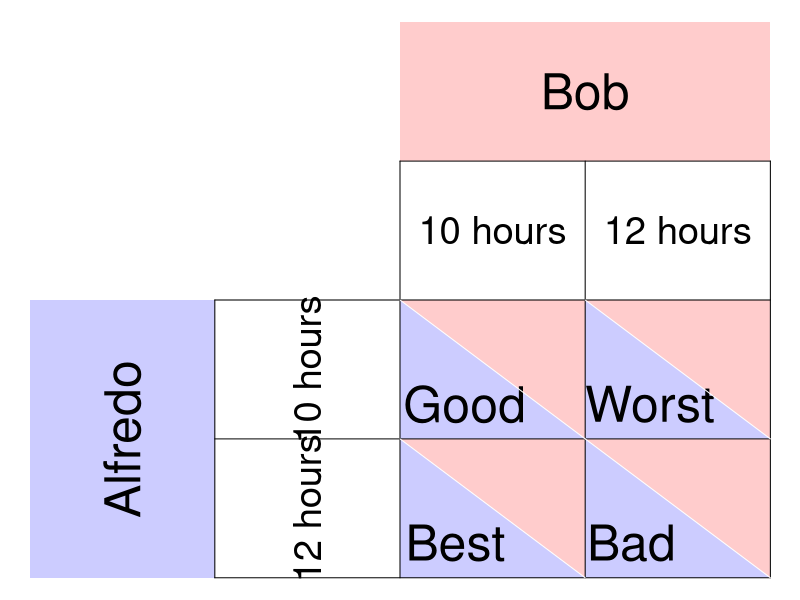

Source code (R):
require(ggplot2)
require(shape)
pdf(file = "society/matrix_fishermen_goodbadA_v2.pdf", width = 9, height = 7)

par(mar =  c(0, 0, 0, 0))
xlims <- c(0, 8)
ylims <- c(0, 8)

#TextSizes
PlayerSize <- 3
StratSize <- 2.3
PayoffSize <- 3

p1fadelevel <- 0.2
p2fadelevel <- 0.2

#Payoffs are listed as c("NW", "SW", "NE", "SE")

#Considerations for Player 1
P1Name <- c("Alfredo")
P1Strat <- c("10 hours", "12 hours")
P1Payoffs <- c("Good", "Best", "Worst", "Bad")
P1BR1 <- c("SW") #Must be NW or SW - the BR prints accordingly. 
P1BR2 <- c("SE") #Must be NE or SE - the BR prints accordingly. 
P1bestsize <- 2.5 #Adjusts size of point indicating best response of P1
#NW = (5, 3); SW = (5,1); NE = (7, 3); SE = (7, 1)

#Considerations for Player 2
P2Name <- c("Bob")
P2Strat <- c("10 hours", "12 hours")
P2Payoffs <- c("", "", "", "")
P2BR1 <- c("NE") #Must be NW or SW - the BR prints accordingly. 
P2BR2 <- c("SE") #Must be NE or SE - the BR prints accordingly. 
P2bestsize <- 4 #Adjusts size of circle indicating best response of P1

plot(0, 0, xlim = xlims, ylim = ylims, type = "n",
     xlab = expression(""),
     ylab = expression(""),
     xaxt = "n", 
     yaxt = "n", 
     cex.lab = 2, 
     bty = "n")



#Color and label for Player 1 and their strategies
polygon(c(0,0,2,2,0), c(0,4,4,0,0), col=rgb(0, 0, 1, p1fadelevel), density=NULL, border = NA)
text(1, 2, P1Name[1], srt = 90, cex = PlayerSize)

text(3, 3, P1Strat[1], cex = StratSize, srt = 90)
text(3, 1, P1Strat[2], cex = StratSize, srt = 90)


#Color and label for Player 2
polygon(c(4,4,8,8,4), c(8,6,6,8,8), col=rgb(1, 0, 0, p2fadelevel), density=NULL, border = NA)
text(6, 7, P2Name[1], cex = PlayerSize)

text(5, 5, P2Strat[1], cex = StratSize)
text(7, 5, P2Strat[2], cex = StratSize)

#NorthWest cell 
#P1
polygon(c(4,4,6,4), c(4,2,2,4), col=rgb(0, 0, 1, p1fadelevel), density=NULL, border = NA)
#P2
polygon(c(4,6,6,4), c(4,4,2,4), col=rgb(1, 0, 0, p2fadelevel), density=NULL, border = NA)

#P1
text(4.7, 2.5, P1Payoffs[1], cex = PayoffSize)
#P2
text(5.7, 3.5, P2Payoffs[1], cex = PayoffSize)

#SouthWest cell  
#P1
polygon(c(4,4,6,4), c(2,0,0,2), col=rgb(0, 0, 1, p1fadelevel), density=NULL, border = NA)
#P2
polygon(c(4,6,6,4), c(2,2,0,2), col=rgb(1, 0, 0, p2fadelevel), density=NULL, border = NA)

#P1
text(4.6, 0.5, P1Payoffs[2], cex = PayoffSize)
#P2
text(5.7, 1.5, P2Payoffs[2], cex = PayoffSize)


#NorthEast cell 
#P1
polygon(c(6,6,8,6), c(4,2,2,4), col=rgb(0, 0, 1, p1fadelevel), density=NULL, border = NA)
#P2
polygon(c(6,8,8,6), c(4,4,2,4), col=rgb(1, 0, 0, p2fadelevel), density=NULL, border = NA)
#P1
text(6.7, 2.5, P1Payoffs[3], cex = PayoffSize)
#P2
text(7.7, 3.5, P2Payoffs[3], cex = PayoffSize)

#SouthEast cell 
#P1
polygon(c(6,6,8,6), c(2,0,0,2), col=rgb(0, 0, 1, p1fadelevel), density=NULL, border = NA)
#P2
polygon(c(6,8,8,6), c(2,2,0,2), col=rgb(1, 0, 0, p2fadelevel), density=NULL, border = NA)
#P1
text(6.5, 0.5, P1Payoffs[4], cex = PayoffSize)
#P2
text(7.5, 1.5, P2Payoffs[4], cex = PayoffSize)


#Lines for the Table
segments(8, 0, 8, 6, lty = 1, col = "black")
segments(4, 6, 8, 6, lty = 1, col = "black")
segments(2, 0, 2, 4, lty = 1, col = "black")
segments(2, 0, 8, 0, lty = 1, col = "black")
segments(2, 4, 8, 4, lty = 1, col = "black")
segments(4, 0, 4, 6, lty = 1, col = "black")
segments(2, 2, 8, 2, lty = 1, col = "black")
segments(6, 0, 6, 6, lty = 1, col = "black")

#Diagonals
#NW
segments(4, 4, 6, 2, lty = 1, col = "white")
#NE
segments(6, 4, 8, 2, lty = 1, col = "white")
#SW
segments(4, 2, 6, 0, lty = 1, col = "white")
#Se
segments(6, 2, 8, 0, lty = 1, col = "white")


#Best responses 
#P1 
# if (P1BR1[1] == "NW"){
#   points(5, 3, pch = 16, col = "black", cex = P1bestsize)
# } else{points(5, 1, pch = 16, col = "black", cex = P1bestsize)
# }
# 
# if (P1BR2[1] == "NE"){
#   points(7, 3, pch = 16, col = "black", cex = P1bestsize)
# } else{points(7, 1, pch = 16, col = "black", cex = P1bestsize)
# }
# 
# 
# #P2
# if (P2BR1[1] == "NW"){
#   points(5, 3, pch = 1, col = "black", cex = P2bestsize)
# } else{points(7, 3, pch = 1, col = "black", cex = P2bestsize)
# }
# 
# if (P2BR2[1] == "SW"){
#   points(5, 1, pch = 1, col = "black", cex = P2bestsize)
# } else{points(7, 1, pch = 1, col = "black", cex = P2bestsize)
# }

dev.off()
